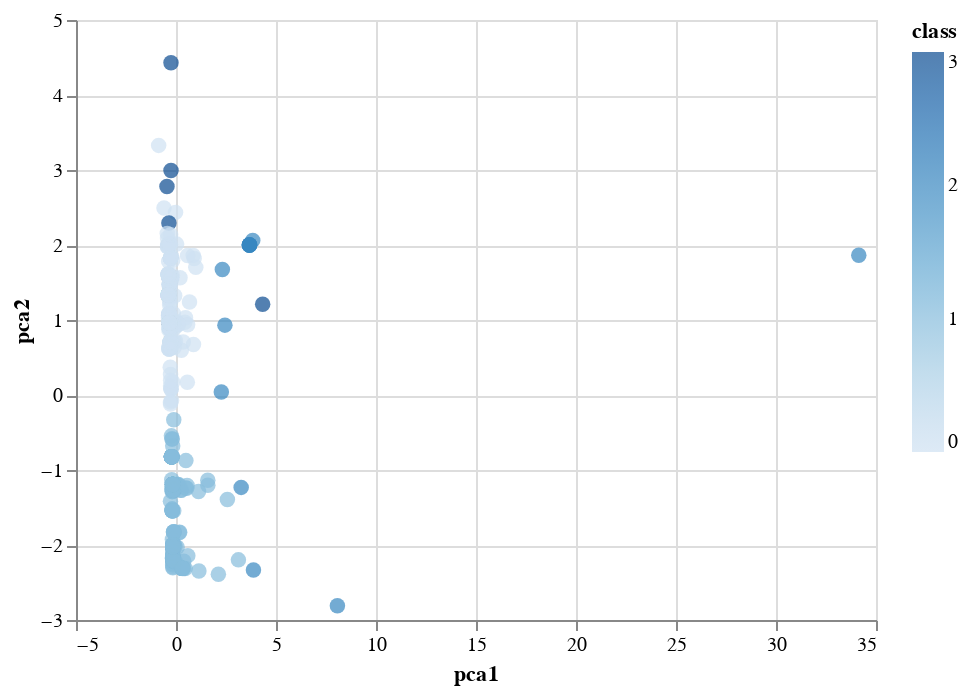

Source (notebook cell):
### Code cell
alt.Chart(clustered_df_final).mark_circle(size=60).encode(
    x='pca1',
    y='pca2',
    color='class',
    tooltip=['CoinName', 'Algorithm', 'TotalCoinsMined', 'TotalCoinSupply']
).interactive()

### Figure 1 — Vega-Lite specification as saved in the notebook (floating-point values rounded to 4 significant figures; data arrays with more than 128 entries replaced by an {"elided": "..."} marker saying what was removed)
{"config": {"view": {"continuousWidth": 400, "continuousHeight": 300}}, "data": {"name": "data-52bb471ddfd3c93de59cf76350ea19cf"}, "mark": {"type": "circle", "size": 60}, "encoding": {"color": {"type": "quantitative", "field": "class"}, "tooltip": [{"type": "nominal", "field": "CoinName"}, {"type": "nominal", "field": "Algorithm"}, {"type": "quantitative", "field": "TotalCoinsMined"}, {"type": "nominal", "field": "TotalCoinSupply"}], "x": {"type": "quantitative", "field": "pca1"}, "y": {"type": "quantitative", "field": "pca2"}}, "selection": {"selector001": {"type": "interval", "bind": "scales", "encodings": ["x", "y"]}}, "$schema": "https://vega.github.io/schema/vega-lite/v4.8.1.json", "datasets": {"data-52bb471ddfd3c93de59cf76350ea19cf": {"elided": "533 records"}}}
